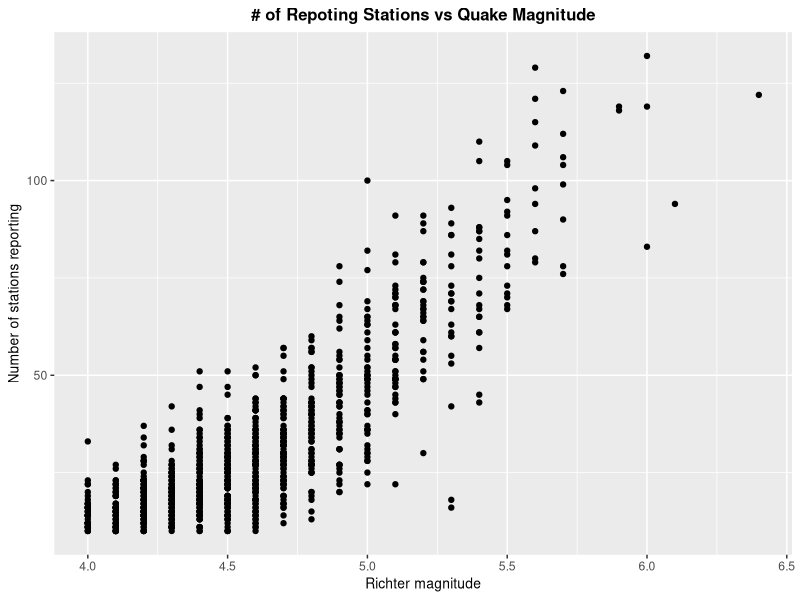
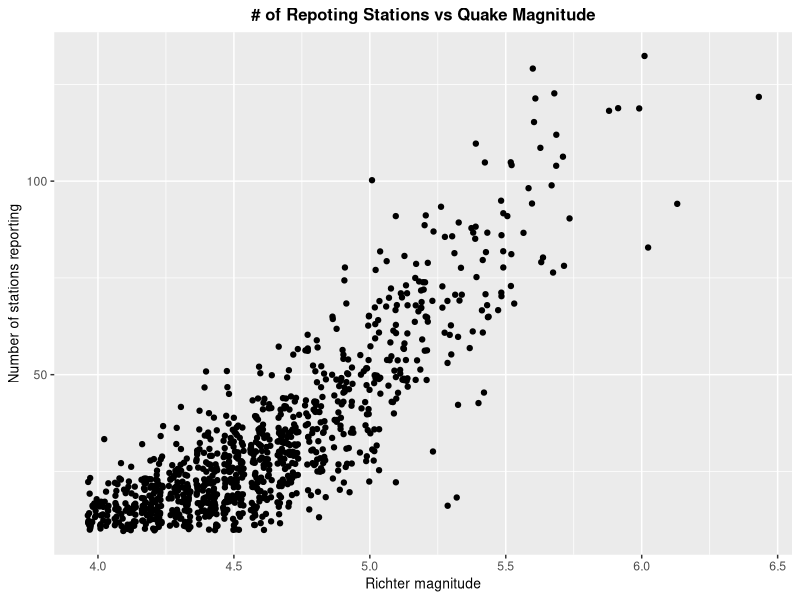
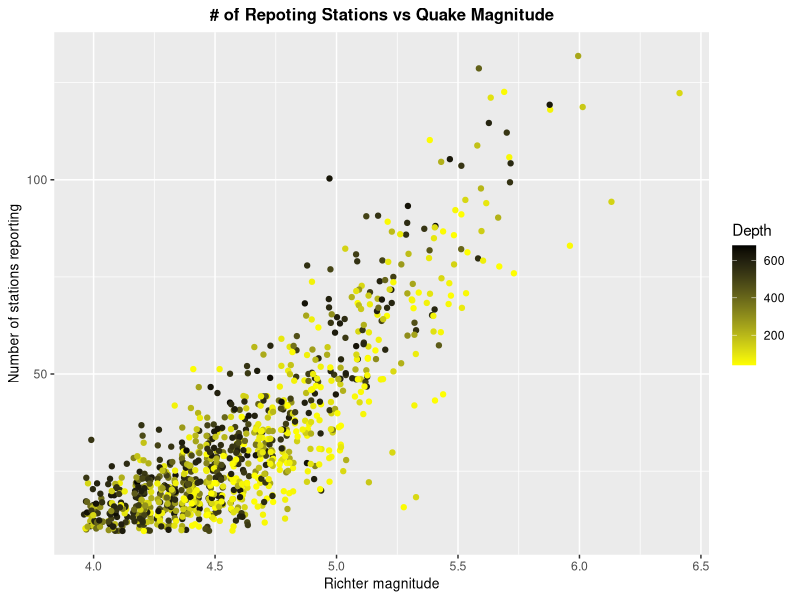
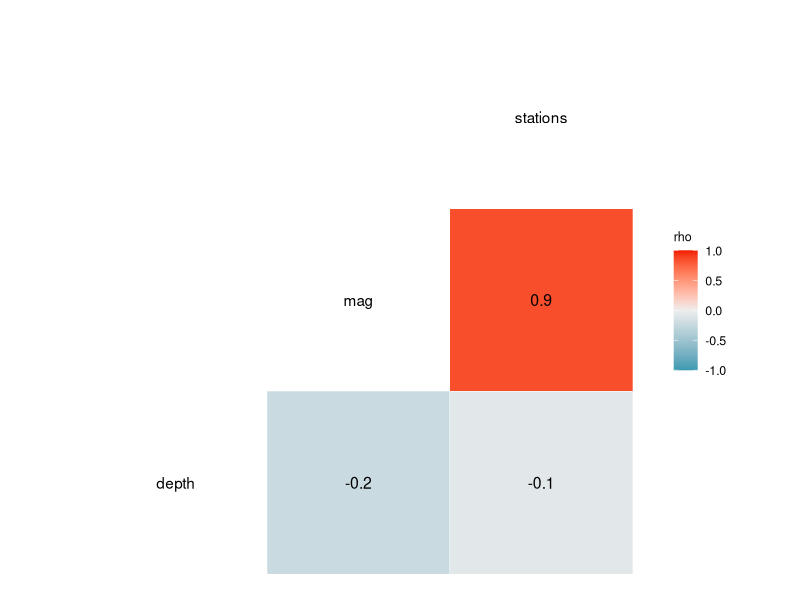
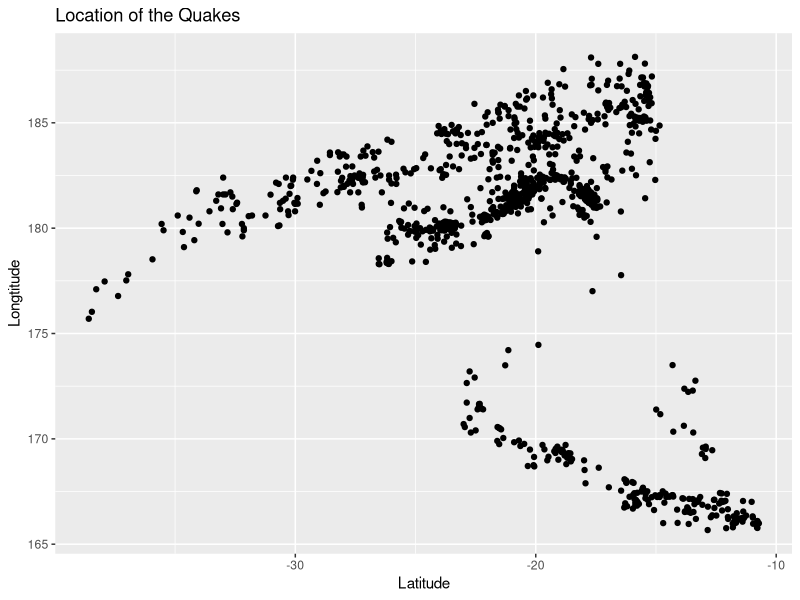
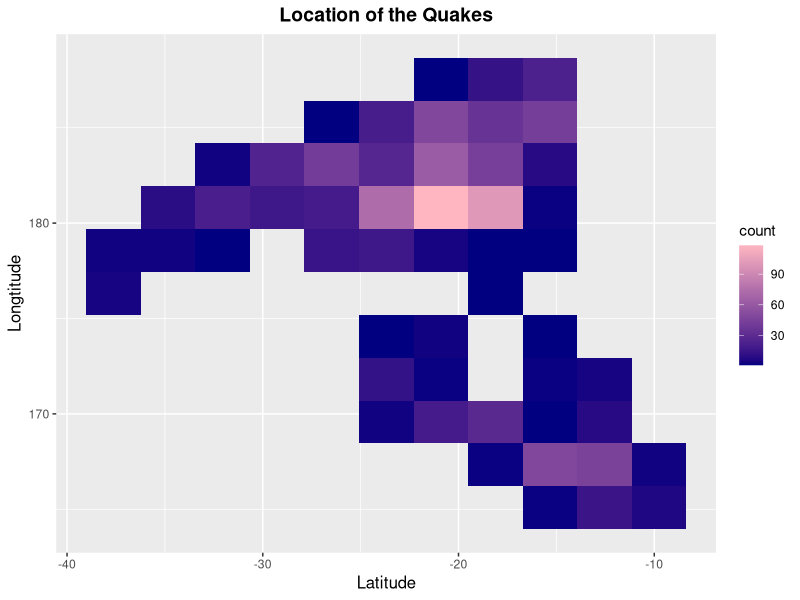
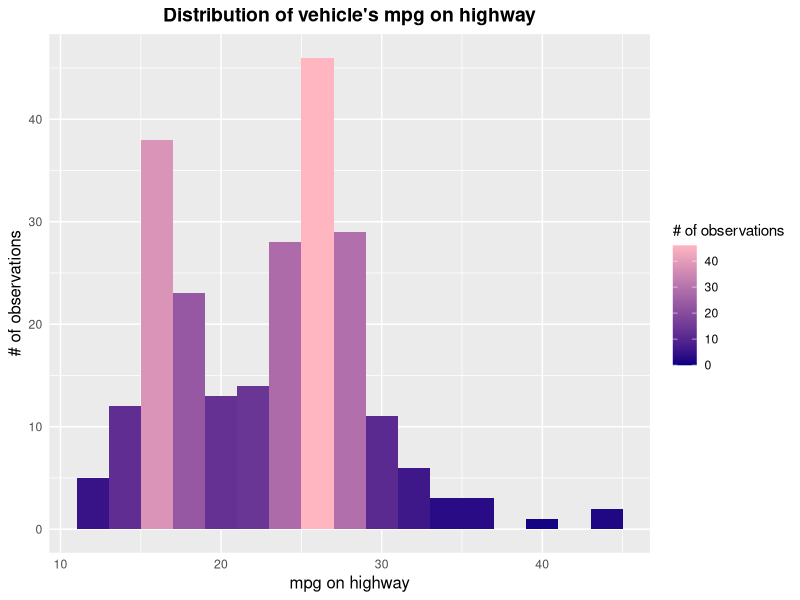
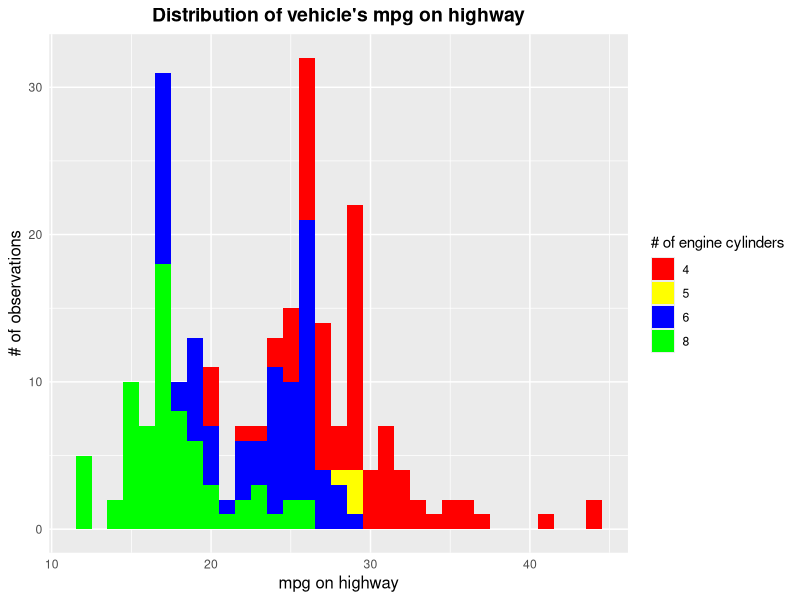

Write R code to recreate these figures, in order.
### EDA Online Quiz 2 Part I
# u3229442 Siqi Wu

require(caret)
require(ggplot2)
require(dplyr)
require(GGally)

## Question A:
# 1
quakes %>%
    ggplot(aes(x = mag, y = stations)) +
    geom_point() +
    ggtitle("# of Repoting Stations vs Quake Magnitude") +
    xlab("Richter magnitude") +
    ylab("Number of stations reporting") +
    theme(plot.title = element_text(size = 12, face = "bold", hjust = 0.5),
          axis.title = element_text(size = 10, hjust = 0.5))

# 2
quakes %>%
    ggplot(aes(x = mag, y = stations)) +
    geom_jitter() +
    ggtitle("# of Repoting Stations vs Quake Magnitude") +
    xlab("Richter magnitude") +
    ylab("Number of stations reporting") +
    theme(plot.title = element_text(size = 12, face = "bold", hjust = 0.5),
          axis.title = element_text(size = 10, hjust = 0.5))

# With the help of jittering of data points the plot is clearer. Jitter
# solves the problem of overplotting.

# 3
?quakes
# It is logically to think as the magnitude of a earthquake getting higher,
# the area affected is wider, so we can see from the plot that, higer magnitude
# of earthquake were reported from more stations.
cor(x = quakes$stations, y = quakes$mag)

# 4
# The presumption is logical in concept but we still need to quantify the
# theory using the data.

# 5
quakes %>%
    ggplot(aes(x = mag, y = stations)) +
    geom_jitter(aes(colour = depth)) +
    ggtitle("# of Repoting Stations vs Quake Magnitude") +
    xlab("Richter magnitude") +
    ylab("Number of stations reporting") +
    theme(plot.title = element_text(size = 12, face = "bold", hjust = 0.5),
          axis.title = element_text(size = 10, hjust = 0.5)) +
    scale_colour_gradient(name = "Depth",
                          low = "yellow", high = "black")
# From this plot, we could not find significant relation between the depth
# and magnitude or number of reporting stations.

quakes %>%
    select(depth, mag, stations) %>%
    ggcorr(label = T, name = "rho")
# From this correlation heat map, we can see the relation between depth
# of the quakes and magnitudes or numbers of reporting stations is quite
# weak (correlation coefficient close to zero).

# 6
quakes %>%
    ggplot(aes(x = lat, y = long)) +
    geom_point() +
    ggtitle("Location of the Quakes") +
    xlab("Latitude") +
    ylab("Longtitude")

# 7
quakes %>%
    ggplot(aes(x = lat, y = long)) +
    geom_bin2d(bins = 10, aes(fill = ..count..)) +
    ggtitle("Location of the Quakes") +
    xlab("Latitude") +
    ylab("Longtitude") +
    scale_fill_gradient(low = "navy", high = "lightpink") +
    theme(plot.title = element_text(size = 14, face = "bold", hjust = 0.5),
          axis.title = element_text(size = 12, hjust = 0.5))

## Question B:
# 1
length(unique(mpg$manufacturer))

# 2
mpg %>%
    ggplot(aes(x = hwy)) +
        geom_histogram(binwidth = 2, aes(fill = ..count..)) +
        ggtitle("Distribution of vehicle's mpg on highway") +
        xlab("mpg on highway") +
        ylab("# of observations") +
        scale_fill_gradient(name = "# of observations",
                            low = "navy", high = "lightpink") +
        theme(plot.title = element_text(size = 14, face = "bold", hjust = 0.5),
              axis.title = element_text(size = 12, hjust = 0.5),
              axis.ticks = element_blank())

# From the histogram, we can see that most vehicles' mpg fall between
# 15 and 29, while the most are in the bin of 25 to 27.

# 3
mpg %>%
    ggplot(aes(x = hwy)) +
        geom_histogram(binwidth = 1,
                       aes(fill = as.character(cyl)),
                       position = "stack") +
        ggtitle("Distribution of vehicle's mpg on highway") +
        xlab("mpg on highway") +
        ylab("# of observations") +
        theme(plot.title = element_text(size = 14, face = "bold", hjust = 0.5),
              axis.title = element_text(size = 12, hjust = 0.5),
              axis.ticks = element_blank()) +
        scale_fill_manual(name = "# of engine cylinders",
                          labels = c("4", "5", "6", "8"),
                          values = c("red", "yellow", "blue", "green"))

# From this stacked histogram, we can see vehicles with 4 cylinders tend to be
# more fuel efficient, while 8 cylinder cars show poor fuel economy among all
# cars. And 5 cylinder cars perform similar to 6 cylinder cars.

# 4
mpg %>%
    ggplot(aes(x = cty)) +
        geom_histogram(binwidth = 4, aes(fill = ..count..)) +
        ggtitle("Distribution of vehicle's mpg in the city") +
        xlab("mpg in the city") +
        ylab("# of observations") +
        scale_fill_gradient(name = "# of observations",
                            low = "navy", high = "lightpink") +
        theme_gray()

# We can from the plot that most of the mpg in the city fall between 10 and
# 24, which is lower than those on highway.

# 5
mpg %>%
    ggplot(aes(x = cty)) +
        geom_histogram(binwidth = 4,
                       aes(fill = as.character(cyl)),
                       position = "stack") +
        ggtitle("Distribution of vehicle's mpg in the city") +
        xlab("mpg in the city") +
        ylab("# of observations") +
        scale_fill_manual(name = "# of engine cylinders",
                          labels = c("4", "5", "6", "8"),
                          values = c("red", "yellow", "blue", "green")) +
        theme(plot.title = element_text(size = 14, face = "bold", hjust = 0.5),
              axis.title = element_text(size = 12, hjust = 0.5))

# The distribution of mpg on highway is bimodal while mpg in the city
# is monomodal. We can conclude that on highway the fuel efficiency of
# vehicles with different numbers of cylinders could perform much differently
# than in the city.

# 6
mpg %>%
    ggplot(aes(x = class)) +
        geom_bar(aes(fill = as.character(cyl)),
                 position = "stack") +
        ggtitle("Distribution of vehicle's class") +
        xlab("class") +
        ylab("# of observations") +
        scale_fill_manual(name = "class of cars",
                          labels = c("4", "5", "6", "8"),
                          values = c("tomato2", "yellowgreen",
                                     "cornflowerblue", "steelblue",
                                     "slateblue4")) +
        theme(plot.title = element_text(size = 14, face = "bold", hjust = 0.5),
              axis.title = element_text(size = 12, hjust = 0.5))

# 7
mpg %>%
    ggplot(aes(x = reorder(class, class, function(x) -length(x)))) +
        geom_bar(aes(fill = as.character(cyl)),
                 position = "stack") +
        ggtitle("Distribution of vehicle's class") +
        xlab("class") +
        ylab("# of observations") +
        scale_fill_manual(name = "class of cars",
                          labels = c("4", "5", "6", "8"),
                          values = c("tomato2", "yellowgreen",
                                     "cornflowerblue", "steelblue",
                                     "slateblue4")) +
        theme(plot.title = element_text(size = 14, face = "bold", hjust = 0.5),
              axis.title = element_text(size = 12, hjust = 0.5))

# From the plot, we can see SUV is the most popular while 2seater is the least
# popular. 4 cylinder cars are mainly in compact or subcompact class.

# 8
# The colour scale used is "scale_fill_manual" which suits the bar plot. It
# shows extra layer of information of cylinders by the colour filling the
# bar which help me gain insight of the engine setup of each class of cars.

# 9
cty <- mpg %>%
    group_by(fl) %>%
    summarize(avg = mean(cty),
              env = "cty")

hwy <- mpg %>%
    group_by(fl) %>%
    summarize(avg = mean(hwy),
              env = "hwy")

avg_cty_hwy <- rbind(cty, hwy)

avg_cty_hwy %>%
    ggplot(aes(x = reorder(fl, avg), y = avg, fill = env)) +
        geom_bar(position = "dodge",
                 stat = "identity") +
        ggtitle("Average MPG vs Fuel Type") +
        xlab("fuel type") +
        ylab("mpg") +
        scale_fill_manual(labels = c("cty" = "In the City",
                                     "hwy" = "On Highway"),
                          values = c("red", "blue"),
                          name = "") +
        scale_x_discrete(labels = c("c" = "CNG", "d" = "Diesel", "e" = "E95",
                                     "p" = "Premium", "r" = "Regular")) +
        theme(plot.title = element_text(size = 14, face = "bold", hjust = 0.5),
              axis.title = element_text(size = 12, hjust = 0.5))

# 10
# We can conclude from the plot that, generally, higher mpg can be achieved
# on highway on each fuel type. CNG is the most fuel efficient type while
# E95 is the worst on highway. But, in the city, diesel car can acheieve
# higher mpg than CNG.

# 11
mpg %>%
ggplot(aes(x = manufacturer, y = cty, fill = manufacturer)) +
    geom_boxplot() +
    ggtitle("MPG (city) vs Manufacturer") +
    xlab("manufacturer") +
    ylab("mpg (city)") +
    theme(plot.title = element_text(size = 14, face = "bold", hjust = 0.5),
          axis.title = element_text(size = 12, hjust = 0.5),
          axis.text.x = element_text(vjust = 0.5, angle = 45))

# From the boxplots, we can clearly see that the mean mpg and spread
# of the mpg distribution among different manufacturers are quite
# different. There are outliers from Volkswagen, Mercury, Honda and
# Chevolet. The reason here is different brands consist of different
# product line which means different type of car and different
# configration of engine. These boxplots could not deliver these extra
# information.

# 12
mpg %>%
ggplot(aes(x = manufacturer, y = cty)) +
    geom_boxplot() +
    geom_jitter(aes(colour = class),
                size = mpg$displ,
                width = 0.1) +
    ggtitle("MPG (city) vs Manufacturer") +
    xlab("manufacturer") +
    ylab("mpg (city)") +
    scale_colour_manual(name = "Type of Car",
                        values = c("red", "orange", "yellow",
                                   "green", "cyan", "blue",
                                   "purple"))
    theme(plot.title = element_text(size = 14, face = "bold", hjust = 0.5),
          axis.title = element_text(size = 12, hjust = 0.5),
          axis.text.x = element_text(vjust = 0.5, angle = 45))

# An extra layer of jitter points have been added. Now we are able to
# identify the product combination of each brand which significantly
# affect the location and variation of the boxplots. The colour of the
# dots represent the class of the car while the size of the dots represent
# the engine displacement. We can see the brands with more SUV and pickup
# truck as well as larger engine size average low mpg. And brands with
# wider product line like Nissan and Toyota show wider spread of the box.
